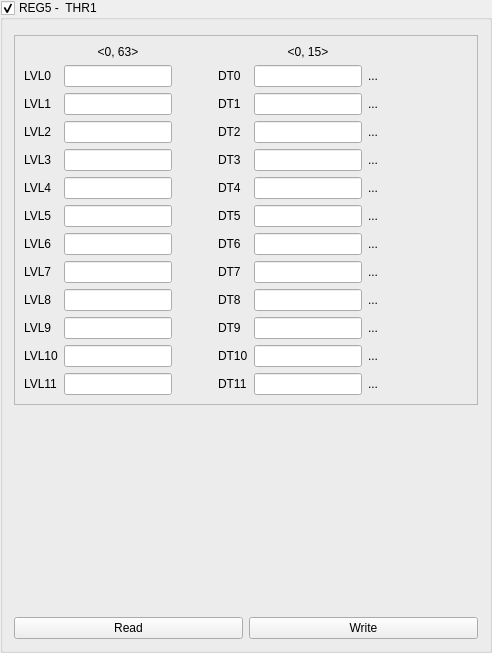
        <widget class="CustomControls::FoldingBox" name="grREG5">
         <property name="title">
          <string>REG5 -  THR1</string>
         </property>
         <property name="checkable">
          <bool>true</bool>
         </property>
         <layout class="QGridLayout" name="gridLayout_15">
          <property name="topMargin">
           <number>15</number>
          </property>
          <item row="2" column="0">
           <widget class="CustomControls::PushButton" name="pbNM_ReadREG5">
            <property name="text">
             <string>Read</string>
            </property>
           </widget>
          </item>
          <item row="2" column="1">
           <widget class="CustomControls::PushButton" name="pbNM_WriteREG5">
            <property name="text">
             <string>Write</string>
            </property>
           </widget>
          </item>
          <item row="0" column="0" colspan="2">
           <widget class="QFrame" name="frame">
            <property name="frameShape">
             <enum>QFrame::StyledPanel</enum>
            </property>
            <property name="frameShadow">
             <enum>QFrame::Raised</enum>
            </property>
            <layout class="QGridLayout" name="gridLayout_5">
             <item row="5" column="0">
              <widget class="QLabel" name="label_9">
               <property name="text">
                <string>LVL4</string>
               </property>
              </widget>
             </item>
             <item row="9" column="0">
              <widget class="QLabel" name="label_15">
               <property name="text">
                <string>LVL8</string>
               </property>
              </widget>
             </item>
             <item row="3" column="0">
              <widget class="QLabel" name="label_11">
               <property name="text">
                <string>LVL2</string>
               </property>
              </widget>
             </item>
             <item row="6" column="0">
              <widget class="QLabel" name="label_13">
               <property name="text">
                <string>LVL5</string>
               </property>
              </widget>
             </item>
             <item row="8" column="1">
              <widget class="CustomControls::LineEdit" name="leR5_42_47"/>
             </item>
             <item row="5" column="4">
              <widget class="CustomControls::LineEdit" name="leR5_88_91"/>
             </item>
             <item row="4" column="1">
              <widget class="CustomControls::LineEdit" name="leR5_18_23"/>
             </item>
             <item row="1" column="1">
              <widget class="CustomControls::LineEdit" name="leR5_0_5"/>
             </item>
             <item row="2" column="4">
              <widget class="CustomControls::LineEdit" name="leR5_76_79"/>
             </item>
             <item row="6" column="4">
              <widget class="CustomControls::LineEdit" name="leR5_92_95"/>
             </item>
             <item row="5" column="1">
              <widget class="CustomControls::LineEdit" name="leR5_24_29"/>
             </item>
             <item row="9" column="4">
              <widget class="CustomControls::LineEdit" name="leR5_104_107"/>
             </item>
             <item row="8" column="4">
              <widget class="CustomControls::LineEdit" name="leR5_100_103"/>
             </item>
             <item row="4" column="4">
              <widget class="CustomControls::LineEdit" name="leR5_84_87"/>
             </item>
             <item row="6" column="1">
              <widget class="CustomControls::LineEdit" name="leR5_30_35"/>
             </item>
             <item row="3" column="4">
              <widget class="CustomControls::LineEdit" name="leR5_80_83"/>
             </item>
             <item row="10" column="1">
              <widget class="CustomControls::LineEdit" name="leR5_54_59"/>
             </item>
             <item row="1" column="4">
              <widget class="CustomControls::LineEdit" name="leR5_72_75"/>
             </item>
             <item row="11" column="1">
              <widget class="CustomControls::LineEdit" name="leR5_60_65"/>
             </item>
             <item row="9" column="1">
              <widget class="CustomControls::LineEdit" name="leR5_48_53"/>
             </item>
             <item row="7" column="4">
              <widget class="CustomControls::LineEdit" name="leR5_96_99"/>
             </item>
             <item row="12" column="1">
              <widget class="CustomControls::LineEdit" name="leR5_66_71"/>
             </item>
             <item row="10" column="4">
              <widget class="CustomControls::LineEdit" name="leR5_108_111"/>
             </item>
             <item row="12" column="4">
              <widget class="CustomControls::LineEdit" name="leR5_116_119"/>
             </item>
             <item row="7" column="1">
              <widget class="CustomControls::LineEdit" name="leR5_36_41"/>
             </item>
             <item row="2" column="1">
              <widget class="CustomControls::LineEdit" name="leR5_6_11"/>
             </item>
             <item row="11" column="4">
              <widget class="CustomControls::LineEdit" name="leR5_112_115"/>
             </item>
             <item row="3" column="1">
              <widget class="CustomControls::LineEdit" name="leR5_12_17"/>
             </item>
             <item row="10" column="3">
              <widget class="QLabel" name="label_28">
               <property name="text">
                <string>DT9</string>
               </property>
              </widget>
             </item>
             <item row="2" column="0">
              <widget class="QLabel" name="label_8">
               <property name="text">
                <string>LVL1</string>
               </property>
              </widget>
             </item>
             <item row="1" column="2">
              <spacer name="horizontalSpacer_3">
               <property name="orientation">
                <enum>Qt::Horizontal</enum>
               </property>
               <property name="sizeHint" stdset="0">
                <size>
                 <width>40</width>
                 <height>20</height>
                </size>
               </property>
              </spacer>
             </item>
             <item row="9" column="3">
              <widget class="QLabel" name="label_27">
               <property name="text">
                <string>DT8</string>
               </property>
              </widget>
             </item>
             <item row="4" column="3">
              <widget class="QLabel" name="label_22">
               <property name="text">
                <string>DT3</string>
               </property>
              </widget>
             </item>
             <item row="12" column="3">
              <widget class="QLabel" name="label_30">
               <property name="text">
                <string>DT11</string>
               </property>
              </widget>
             </item>
             <item row="5" column="3">
              <widget class="QLabel" name="label_23">
               <property name="text">
                <string>DT4</string>
               </property>
              </widget>
             </item>
             <item row="11" column="0">
              <widget class="QLabel" name="label_17">
               <property name="text">
                <string>LVL10</string>
               </property>
              </widget>
             </item>
             <item row="11" column="3">
              <widget class="QLabel" name="label_29">
               <property name="text">
                <string>DT10</string>
               </property>
              </widget>
             </item>
             <item row="12" column="0">
              <widget class="QLabel" name="label_18">
               <property name="text">
                <string>LVL11</string>
               </property>
              </widget>
             </item>
             <item row="2" column="3">
              <widget class="QLabel" name="label_20">
               <property name="text">
                <string>DT1</string>
               </property>
              </widget>
             </item>
             <item row="10" column="0">
              <widget class="QLabel" name="label_16">
               <property name="text">
                <string>LVL9</string>
               </property>
              </widget>
             </item>
             <item row="6" column="3">
              <widget class="QLabel" name="label_24">
               <property name="text">
                <string>DT5</string>
               </property>
              </widget>
             </item>
             <item row="4" column="0">
              <widget class="QLabel" name="label_10">
               <property name="text">
                <string>LVL3</string>
               </property>
              </widget>
             </item>
             <item row="7" column="0">
              <widget class="QLabel" name="label_12">
               <property name="text">
                <string>LVL6</string>
               </property>
              </widget>
             </item>
             <item row="3" column="3">
              <widget class="QLabel" name="label_21">
               <property name="text">
                <string>DT2</string>
               </property>
              </widget>
             </item>
             <item row="8" column="3">
              <widget class="QLabel" name="label_26">
               <property name="text">
                <string>DT7</string>
               </property>
              </widget>
             </item>
             <item row="7" column="3">
              <widget class="QLabel" name="label_25">
               <property name="text">
                <string>DT6</string>
               </property>
              </widget>
             </item>
             <item row="1" column="0">
              <widget class="QLabel" name="label_7">
               <property name="text">
                <string>LVL0</string>
               </property>
              </widget>
             </item>
             <item row="8" column="0">
              <widget class="QLabel" name="label_14">
               <property name="text">
                <string>LVL7</string>
               </property>
              </widget>
             </item>
             <item row="1" column="3">
              <widget class="QLabel" name="label_19">
               <property name="text">
                <string>DT0</string>
               </property>
              </widget>
             </item>
             <item row="1" column="5">
              <widget class="QLabel" name="leTHR1_DT0">
               <property name="minimumSize">
                <size>
                 <width>100</width>
                 <height>0</height>
                </size>
               </property>
               <property name="text">
                <string>...</string>
               </property>
              </widget>
             </item>
             <item row="2" column="5">
              <widget class="QLabel" name="leTHR1_DT1">
               <property name="minimumSize">
                <size>
                 <width>100</width>
                 <height>0</height>
                </size>
               </property>
               <property name="text">
                <string>...</string>
               </property>
              </widget>
             </item>
             <item row="3" column="5">
              <widget class="QLabel" name="leTHR1_DT2">
               <property name="minimumSize">
                <size>
                 <width>100</width>
                 <height>0</height>
                </size>
               </property>
               <property name="text">
                <string>...</string>
               </property>
              </widget>
             </item>
             <item row="4" column="5">
              <widget class="QLabel" name="leTHR1_DT3">
               <property name="minimumSize">
                <size>
                 <width>100</width>
                 <height>0</height>
                </size>
               </property>
               <property name="text">
                <string>...</string>
               </property>
              </widget>
             </item>
             <item row="5" column="5">
              <widget class="QLabel" name="leTHR1_DT4">
               <property name="minimumSize">
                <size>
                 <width>100</width>
                 <height>0</height>
                </size>
               </property>
               <property name="text">
                <string>...</string>
               </property>
              </widget>
             </item>
             <item row="6" column="5">
              <widget class="QLabel" name="leTHR1_DT5">
               <property name="minimumSize">
                <size>
                 <width>100</width>
                 <height>0</height>
                </size>
               </property>
               <property name="text">
                <string>...</string>
               </property>
              </widget>
             </item>
             <item row="7" column="5">
              <widget class="QLabel" name="leTHR1_DT6">
               <property name="minimumSize">
                <size>
                 <width>100</width>
                 <height>0</height>
                </size>
               </property>
               <property name="text">
                <string>...</string>
               </property>
              </widget>
             </item>
             <item row="8" column="5">
              <widget class="QLabel" name="leTHR1_DT7">
               <property name="minimumSize">
                <size>
                 <width>100</width>
                 <height>0</height>
                </size>
               </property>
               <property name="text">
                <string>...</string>
               </property>
              </widget>
             </item>
             <item row="9" column="5">
              <widget class="QLabel" name="leTHR1_DT8">
               <property name="minimumSize">
                <size>
                 <width>100</width>
                 <height>0</height>
                </size>
               </property>
               <property name="text">
                <string>...</string>
               </property>
              </widget>
             </item>
             <item row="10" column="5">
              <widget class="QLabel" name="leTHR1_DT9">
               <property name="minimumSize">
                <size>
                 <width>100</width>
                 <height>0</height>
                </size>
               </property>
               <property name="text">
                <string>...</string>
               </property>
              </widget>
             </item>
             <item row="11" column="5">
              <widget class="QLabel" name="leTHR1_DT10">
               <property name="minimumSize">
                <size>
                 <width>100</width>
                 <height>0</height>
                </size>
               </property>
               <property name="text">
                <string>...</string>
               </property>
              </widget>
             </item>
             <item row="12" column="5">
              <widget class="QLabel" name="leTHR1_DT11">
               <property name="minimumSize">
                <size>
                 <width>100</width>
                 <height>0</height>
                </size>
               </property>
               <property name="text">
                <string>...</string>
               </property>
              </widget>
             </item>
             <item row="0" column="1">
              <widget class="QLabel" name="label_185">
               <property name="text">
                <string>&lt;0, 63&gt;</string>
               </property>
               <property name="alignment">
                <set>Qt::AlignCenter</set>
               </property>
              </widget>
             </item>
             <item row="0" column="4">
              <widget class="QLabel" name="label_186">
               <property name="text">
                <string>&lt;0, 15&gt;</string>
               </property>
               <property name="alignment">
                <set>Qt::AlignCenter</set>
               </property>
              </widget>
             </item>
            </layout>
           </widget>
          </item>
          <item row="1" column="0" colspan="2">
           <widget class="QCustomPlot" name="ptREG5" native="true">
            <property name="minimumSize">
             <size>
              <width>0</width>
              <height>200</height>
             </size>
            </property>
           </widget>
          </item>
         </layout>
        </widget>
